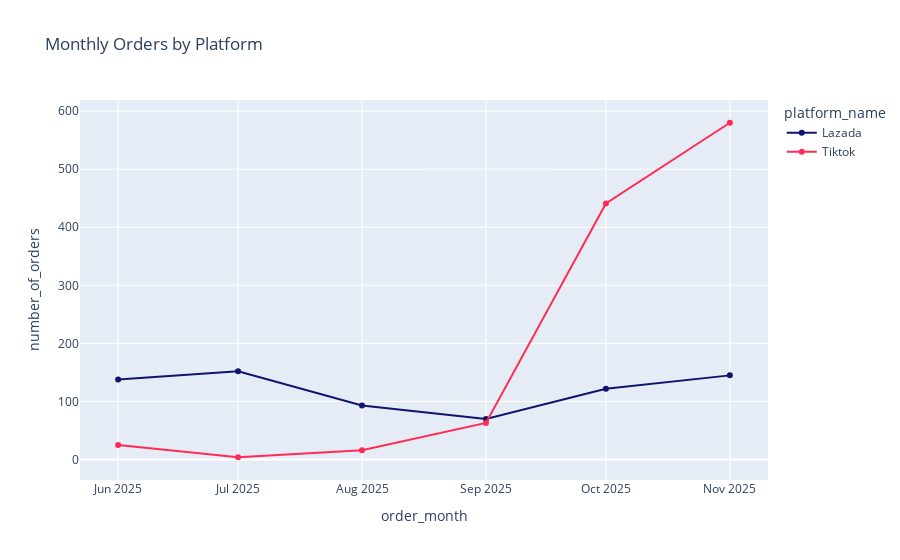

Here is the notebook cell this chart was saved with:
### Code cell
orders_by_month = df_orders.groupby(['order_month', 'platform_name'])['order_id'].count().reset_index()
orders_by_month.rename(columns={'order_id': 'number_of_orders'}, inplace=True)

fig = px.line(
    orders_by_month,
    x='order_month',
    y='number_of_orders',
    color='platform_name',
    title='Monthly Orders by Platform',
    color_discrete_map=platform_color,
    markers=True
)

fig.show()

### Figure 1 — Plotly figure (JSON) as saved in the notebook; plotly's stock layout.template omitted (floating-point values rounded to 4 significant figures)
{"data": [{"hovertemplate": "platform_name=Lazada<br>order_month=%{x}<br>number_of_orders=%{y}<extra></extra>", "legendgroup": "Lazada", "line": {"color": "#0f146d", "dash": "solid"}, "marker": {"symbol": "circle"}, "mode": "lines+markers", "name": "Lazada", "orientation": "v", "showlegend": true, "type": "scatter", "x": ["2025-06", "2025-07", "2025-08", "2025-09", "2025-10", "2025-11"], "xaxis": "x", "y": [138, 152, 93, 70, 122, 145], "yaxis": "y"}, {"hovertemplate": "platform_name=Tiktok<br>order_month=%{x}<br>number_of_orders=%{y}<extra></extra>", "legendgroup": "Tiktok", "line": {"color": "#FE2C55", "dash": "solid"}, "marker": {"symbol": "circle"}, "mode": "lines+markers", "name": "Tiktok", "orientation": "v", "showlegend": true, "type": "scatter", "x": ["2025-06", "2025-07", "2025-08", "2025-09", "2025-10", "2025-11"], "xaxis": "x", "y": [25, 4, 16, 63, 441, 580], "yaxis": "y"}], "layout": {"legend": {"title": {"text": "platform_name"}, "tracegroupgap": 0}, "title": {"text": "Monthly Orders by Platform"}, "xaxis": {"anchor": "y", "domain": [0, 1], "title": {"text": "order_month"}}, "yaxis": {"anchor": "x", "domain": [0, 1], "title": {"text": "number_of_orders"}}}}
